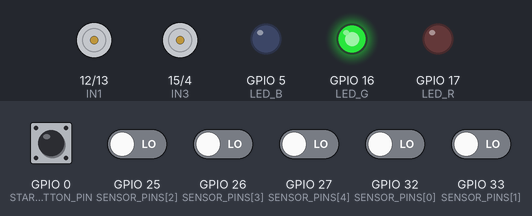
Recording of a sketch running on a simulated ESP32. Shown: motor-driver pin pairs drawn as motors (green arrow = first pin HIGH = forward, orange = second pin HIGH = backward, longer = more drive, scaled by the enable pin), output pins drawn as LEDs (lit = HIGH). The inputs (shaded band) are chosen by the test bench; at power-on: GPIO 0 (START_BUTTON_PIN) HIGH, GPIO 25 (SENSOR_PINS[2]), GPIO 26 (SENSOR_PINS[3]), GPIO 27 (SENSOR_PINS[4]), GPIO 32 (SENSOR_PINS[0]), GPIO 33 (SENSOR_PINS[1]) LOW.

Above: at 1.2 s.
1.3 s: GPIO 0 (START_BUTTON_PIN) pulled LOW for 0.15 s
At 1.8 s:
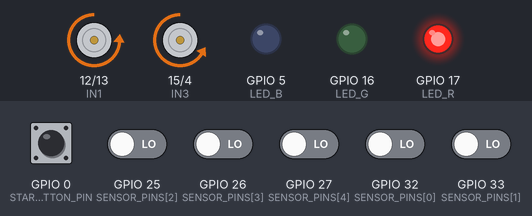
2.9 s: GPIO 25 (SENSOR_PINS[2]) driven HIGH
At 3.6 s:
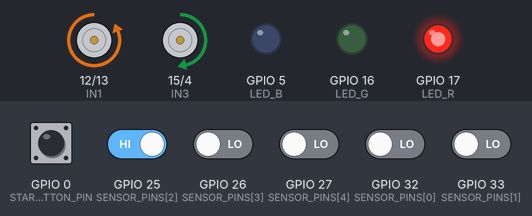
Timing chart, 0 to 5.9 s (numbered marks = the images above; inputs shaded):
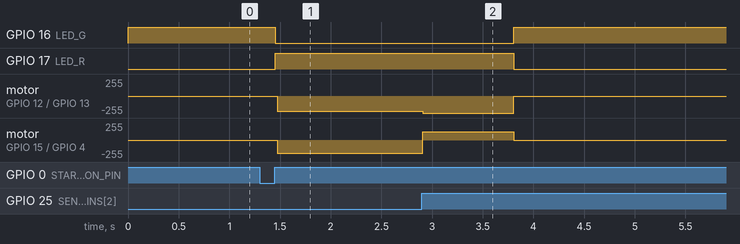

The sketch:

line_follower_pid.ino
```cpp
#include <Arduino.h>

// Set to 1 while tuning through Serial Monitor, then set to 0 for competition.
#define DEBUG 0

#if DEBUG
#define DEBUG_BEGIN(...) Serial.begin(__VA_ARGS__)
#define DEBUG_PRINTLN(...) Serial.println(__VA_ARGS__)
#define DEBUG_PRINTF(...) Serial.printf(__VA_ARGS__)
#else
#define DEBUG_BEGIN(...)
#define DEBUG_PRINTLN(...)
#define DEBUG_PRINTF(...)
#endif

// =====================
// Sensor pins (confirmed correct)
// =====================
const int SENSOR_PINS[5] = {32, 33, 25, 26, 27};

// =====================
// Motor pins (confirmed correct)
// =====================
const int ENA = 14;
const int IN1 = 12;
const int IN2 = 13;

const int ENB = 23;
const int IN3 = 15;
const int IN4 = 4;

// =====================
// ASL / status LED pins
// =====================
const int LED_R = 17;
const int LED_G = 16;
const int LED_B = 5; // Unused if the car only has red/green LEDs.

// =====================
// Start button
// =====================
// Uses the ESP32 DevKit BOOT button on GPIO0. Press it after power-on to start.
// Do not hold BOOT while resetting or powering on, or the board may enter flash mode.
const int START_BUTTON_PIN = 0;
const int START_BUTTON_ACTIVE_LEVEL = LOW;

// =====================
// PWM
// =====================
const int PWM_FREQ = 20000;
const int PWM_BITS = 8;

// =====================
// Drive tuning
// =====================
const int BASE_SPEED = 200;
const int LEFT_MOTOR_POWER_BOOST = 30;
const float STRAIGHT_ERROR_LIMIT = 0.40;
const float STRAIGHT_RELEASE_LIMIT = 0.75;
const int MAX_PD_CORRECTION = 44;

// Caster-wheel alignment tuning. When an outer sensor catches the line,
// keep turning into that direction until the center sensor returns.
const int ALIGN_TURN_FORWARD = 225;
const int ALIGN_TURN_REVERSE = -125;
const unsigned long ALIGN_LIMIT = 900;

// Lost-line recovery: make a long sweep instead of a small left/right shake.
const int SEARCH_TURN_FORWARD = 215;
const int SEARCH_TURN_REVERSE = -120;
const unsigned long SEARCH_PRIMARY_TIME = 850;
const unsigned long SEARCH_REST_TIME = 10;
const unsigned long SEARCH_OPPOSITE_TIME = 850;
const unsigned long LOST_LIMIT = 2400;

// Finish logic: stop when the line ends after a stable straight approach.
const unsigned long FINISH_APPROACH_STRAIGHT_TIME = 80;
const unsigned long FINISH_LINE_END_CONFIRM_TIME = 90;
const unsigned long FINISH_RECOVERY_IGNORE_TIME = 900;

// =====================
// PD parameters
// =====================
const float KP = 40.0;
const float KD = 55.0;
const float ERROR_FILTER_ALPHA = 0.30;

float error = 0.0;
float lastError = 0.0;
float filteredError = 0.0;
bool errorFilterReady = false;
bool straightMode = false;

// =====================
// State machine
// =====================
enum CarState
{
  READY,
  TRACKING,
  ALIGNING,
  SEARCHING,
  STOPPED
};

CarState state = READY;
unsigned long lostTime = 0;
unsigned long alignTime = 0;
unsigned long finishApproachStartTime = 0;
unsigned long finishLineEndStartTime = 0;
unsigned long lastRecoveryTime = 0;
int alignDir = 0;
bool runStarted = false;

void setLED(bool r, bool g, bool b)
{
  digitalWrite(LED_R, r);
  digitalWrite(LED_G, g);
  digitalWrite(LED_B, b);
}

void setASLSafe()
{
  setLED(false, true, false);
}

void setASLAutonomous()
{
  setLED(true, false, false);
}

void setASLReady()
{
  setLED(false, true, false);
}

bool startButtonPressed()
{
  return digitalRead(START_BUTTON_PIN) == START_BUTTON_ACTIVE_LEVEL;
}

void motorDrive(int left, int right)
{
  if (left > 0)
  {
    left += LEFT_MOTOR_POWER_BOOST;
  }
  else if (left < 0)
  {
    left -= LEFT_MOTOR_POWER_BOOST;
  }

  left = constrain(left, -255, 255);
  right = constrain(right, -255, 255);

  if (left >= 0)
  {
    digitalWrite(IN1, LOW);
    digitalWrite(IN2, HIGH);
  }
  else
  {
    digitalWrite(IN1, HIGH);
    digitalWrite(IN2, LOW);
  }

  if (right >= 0)
  {
    digitalWrite(IN3, LOW);
    digitalWrite(IN4, HIGH);
  }
  else
  {
    digitalWrite(IN3, HIGH);
    digitalWrite(IN4, LOW);
  }

  ledcWrite(ENA, abs(left));
  ledcWrite(ENB, abs(right));
}

void motorBrake()
{
  digitalWrite(IN1, LOW);
  digitalWrite(IN2, LOW);
  digitalWrite(IN3, LOW);
  digitalWrite(IN4, LOW);
  ledcWrite(ENA, 255);
  ledcWrite(ENB, 255);
}

bool readLine(float &err, int &mask)
{
  int weightSum = 0;
  int activeCount = 0;
  mask = 0;

  for (int i = 0; i < 5; i++)
  {
    int value = !digitalRead(SENSOR_PINS[i]);

    if (value)
    {
      weightSum += (i - 2);
      activeCount++;
      mask |= (1 << i);
    }
  }

  if (activeCount == 0)
  {
    return false;
  }

  err = (float)weightSum / activeCount;
  return true;
}

bool centerOnLine(int mask)
{
  return (mask & 0b00100) != 0;
}

void finishAndLock();

int activeSensorCount(int mask)
{
  int count = 0;

  for (int i = 0; i < 5; i++)
  {
    if (mask & (1 << i))
    {
      count++;
    }
  }

  return count;
}

bool normalStraightDetected(int mask, float lineError)
{
  return centerOnLine(mask) &&
         activeSensorCount(mask) <= 3 &&
         abs(lineError) <= STRAIGHT_ERROR_LIMIT;
}

void clearFinishLatch()
{
  finishLineEndStartTime = 0;
}

void resetFinishDetection()
{
  finishApproachStartTime = 0;
  finishLineEndStartTime = 0;
}

void updateFinishApproach(int mask, float lineError)
{
  if (state != TRACKING)
  {
    resetFinishDetection();
    return;
  }

  if (normalStraightDetected(mask, lineError))
  {
    clearFinishLatch();
    if (finishApproachStartTime == 0)
    {
      finishApproachStartTime = millis();
    }
    return;
  }

  resetFinishDetection();
}

bool handleFinishLineEnd()
{
  bool timedApproachReady = finishApproachStartTime != 0 &&
                            millis() - finishApproachStartTime >= FINISH_APPROACH_STRAIGHT_TIME;
  bool straightModeApproachReady = straightMode && abs(lastError) <= STRAIGHT_ERROR_LIMIT;
  bool approachReady = timedApproachReady || straightModeApproachReady;
  bool recoveryQuiet = millis() - lastRecoveryTime >= FINISH_RECOVERY_IGNORE_TIME;

  if (!approachReady || !recoveryQuiet)
  {
    return false;
  }

  motorBrake();

  if (finishLineEndStartTime == 0)
  {
    finishLineEndStartTime = millis();
    return true;
  }

  if (millis() - finishLineEndStartTime >= FINISH_LINE_END_CONFIRM_TIME)
  {
    finishAndLock();
  }

  return true;
}

bool needsBackAlign(int mask)
{
  bool outerLeft = (mask & 0b00001) != 0;
  bool outerRight = (mask & 0b10000) != 0;
  return !centerOnLine(mask) && (outerLeft || outerRight);
}

int edgeTurnDirection(int mask, float lineError)
{
  bool outerLeft = (mask & 0b00001) != 0;
  bool outerRight = (mask & 0b10000) != 0;

  if (outerRight && !outerLeft)
  {
    return 1;
  }

  if (outerLeft && !outerRight)
  {
    return -1;
  }

  return lineError >= 0 ? 1 : -1;
}

void stopAndLock()
{
  state = STOPPED;
  motorBrake();
  setASLSafe();
  DEBUG_PRINTLN("STOPPED: line lost");
}

void finishAndLock()
{
  state = STOPPED;
  motorBrake();
  setASLSafe();
  DEBUG_PRINTLN("FINISHED");
}

void startRun()
{
  runStarted = true;
  state = TRACKING;
  lostTime = 0;
  alignTime = 0;
  finishApproachStartTime = 0;
  finishLineEndStartTime = 0;
  lastRecoveryTime = 0;
  error = 0.0;
  lastError = 0.0;
  filteredError = 0.0;
  errorFilterReady = false;
  straightMode = false;
  setASLAutonomous();
  DEBUG_PRINTLN("RUN START");
}

void turnToward(int dir, int forwardSpeed, int reverseSpeed)
{
  if (dir > 0)
  {
    motorDrive(forwardSpeed, reverseSpeed);
  }
  else
  {
    motorDrive(reverseSpeed, forwardSpeed);
  }
}

void turnAwayFrom(int dir, int forwardSpeed, int reverseSpeed)
{
  turnToward(-dir, forwardSpeed, reverseSpeed);
}

void searchLine()
{
  if (state != SEARCHING)
  {
    state = SEARCHING;
    lostTime = millis();
    lastRecoveryTime = millis();
    resetFinishDetection();
    setASLAutonomous();
    DEBUG_PRINTLN("SEARCHING");
  }

  unsigned long elapsed = millis() - lostTime;

  if (elapsed > LOST_LIMIT)
  {
    stopAndLock();
    return;
  }

  unsigned long cycleTime = SEARCH_PRIMARY_TIME + SEARCH_REST_TIME + SEARCH_OPPOSITE_TIME + SEARCH_REST_TIME;
  unsigned long phase = elapsed % cycleTime;
  int searchDir = lastError >= 0 ? 1 : -1;

  if (phase < SEARCH_PRIMARY_TIME)
  {
    turnToward(searchDir, SEARCH_TURN_FORWARD, SEARCH_TURN_REVERSE);
    return;
  }

  phase -= SEARCH_PRIMARY_TIME;

  if (phase < SEARCH_REST_TIME)
  {
    motorBrake();
    return;
  }

  phase -= SEARCH_REST_TIME;

  if (phase < SEARCH_OPPOSITE_TIME)
  {
    turnAwayFrom(searchDir, SEARCH_TURN_FORWARD, SEARCH_TURN_REVERSE);
    return;
  }

  motorBrake();
}

void startAligning(int dir)
{
  state = ALIGNING;
  alignDir = dir;
  alignTime = millis();
  lastRecoveryTime = millis();
  resetFinishDetection();
  setASLAutonomous();
  DEBUG_PRINTLN("EDGE ALIGNING");
}

void alignToLine(int mask)
{
  unsigned long elapsed = millis() - alignTime;

  if (centerOnLine(mask))
  {
    state = TRACKING;
    lastRecoveryTime = millis();
    motorDrive(BASE_SPEED, BASE_SPEED);
    return;
  }

  if (elapsed > ALIGN_LIMIT)
  {
    stopAndLock();
    return;
  }

  turnToward(alignDir, ALIGN_TURN_FORWARD, ALIGN_TURN_REVERSE);
}

void trackLine(float newError)
{
  state = TRACKING;
  setASLAutonomous();

  if (!errorFilterReady)
  {
    filteredError = newError;
    errorFilterReady = true;
  }
  else
  {
    filteredError += ERROR_FILTER_ALPHA * (newError - filteredError);
  }

  error = filteredError;

  if (abs(error) <= STRAIGHT_ERROR_LIMIT)
  {
    straightMode = true;
  }
  else if (abs(error) >= STRAIGHT_RELEASE_LIMIT)
  {
    straightMode = false;
  }

  float derivative = error - lastError;
  float correction = KP * error + KD * derivative;
  correction = constrain(correction, -MAX_PD_CORRECTION, MAX_PD_CORRECTION);

  int leftSpeed = BASE_SPEED;
  int rightSpeed = BASE_SPEED;

  if (straightMode)
  {
    error = 0.0;
    derivative = 0.0;
    leftSpeed = BASE_SPEED;
    rightSpeed = BASE_SPEED;
  }
  else
  {
    leftSpeed = BASE_SPEED + correction;
    rightSpeed = BASE_SPEED - correction;
  }

  motorDrive(leftSpeed, rightSpeed);
  lastError = error;

  DEBUG_PRINTF("E=%.2f D=%.2f L=%d R=%d\n", error, derivative, leftSpeed, rightSpeed);
}

void setup()
{
  DEBUG_BEGIN(115200);

  for (int i = 0; i < 5; i++)
  {
    pinMode(SENSOR_PINS[i], INPUT);
  }

  pinMode(IN1, OUTPUT);
  pinMode(IN2, OUTPUT);
  pinMode(IN3, OUTPUT);
  pinMode(IN4, OUTPUT);
  pinMode(LED_R, OUTPUT);
  pinMode(LED_G, OUTPUT);
  pinMode(LED_B, OUTPUT);
  pinMode(START_BUTTON_PIN, INPUT_PULLUP);

  ledcAttach(ENA, PWM_FREQ, PWM_BITS);
  ledcAttach(ENB, PWM_FREQ, PWM_BITS);

  motorBrake();
  setASLReady();
  DEBUG_PRINTLN("READY");
}

void loop()
{
  if (!runStarted)
  {
    motorBrake();
    setASLReady();

    if (startButtonPressed())
    {
      delay(30);
      if (startButtonPressed())
      {
        while (startButtonPressed())
        {
          motorBrake();
          setASLReady();
          delay(5);
        }

        startRun();
      }
    }

    delay(20);
    return;
  }

  if (state == STOPPED)
  {
    motorBrake();
    setASLSafe();
    delay(20);
    return;
  }

  float newError = 0.0;
  int sensorMask = 0;
  bool lineDetected = readLine(newError, sensorMask);

  if (!lineDetected)
  {
    if (handleFinishLineEnd())
    {
      delay(5);
      return;
    }

    resetFinishDetection();
    searchLine();
    delay(5);
    return;
  }

  updateFinishApproach(sensorMask, newError);

  if (state == ALIGNING)
  {
    alignToLine(sensorMask);
    delay(5);
    return;
  }

  if (needsBackAlign(sensorMask))
  {
    startAligning(edgeTurnDirection(sensorMask, newError));
    delay(5);
    return;
  }

  trackLine(newError);
  delay(5);
}
```

Measured:
- after the input at 1.3 s, GPIO 16 (LED_G): HIGH → LOW after 0.15 s; GPIO 17 (LED_R): LOW → HIGH after 0.15 s; motor on GPIO 12 (IN1) / GPIO 13 (IN2): stopped → backward 229/255 after 0.17 s; motor on GPIO 15 (IN3) / GPIO 4 (IN4): stopped → backward 199/255 after 0.17 s
- after the input at 2.9 s, GPIO 16 (LED_G): LOW → HIGH after 0.90 s; GPIO 17 (LED_R): HIGH → LOW after 0.90 s; motor on GPIO 12 (IN1) / GPIO 13 (IN2): backward 229/255 → backward 255/255 at once, → stopped 0.90 s later; motor on GPIO 15 (IN3) / GPIO 4 (IN4): backward 199/255 → forward 125/255 at once, → stopped 0.90 s later
